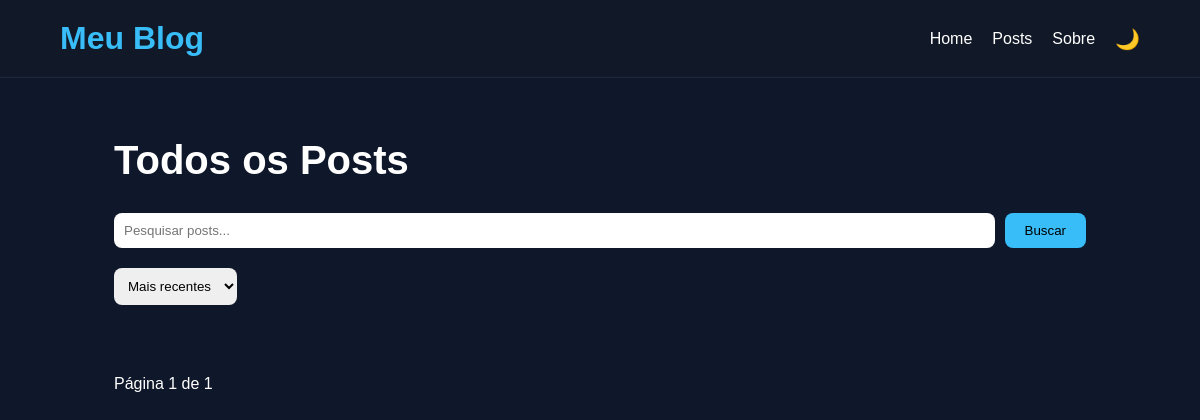
The app's page /posts/, older data.
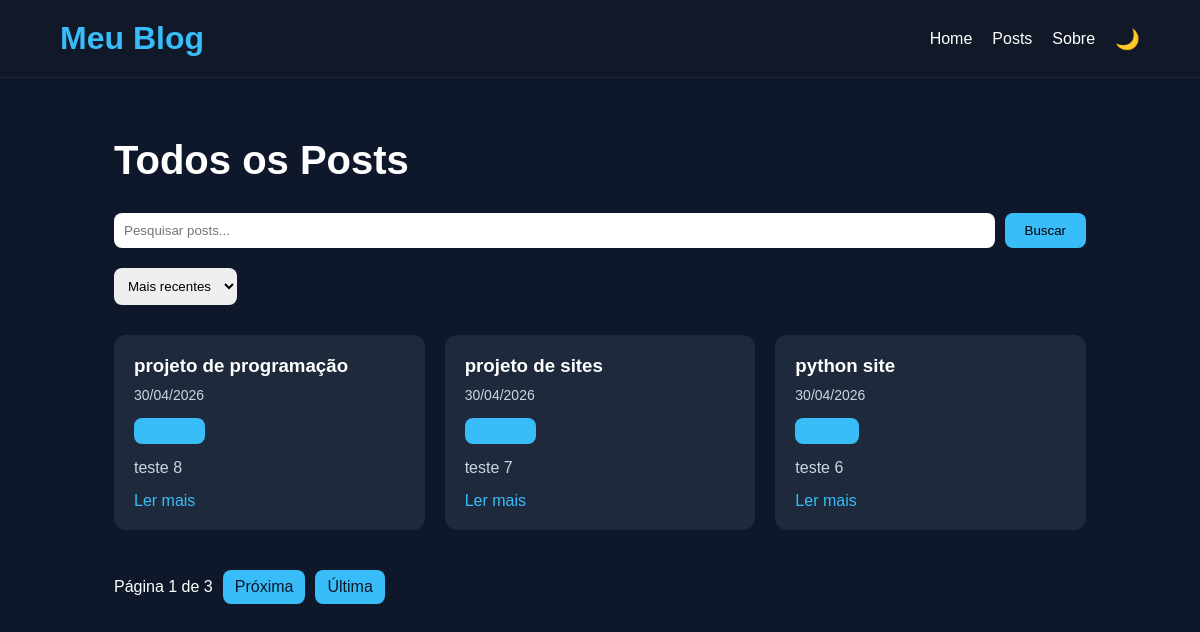
The same page, newer data.
### blog/models.py (models this page shows, shortened)
class Post(models.Model):
    titulo = models.CharField(
        max_length=200
    )
    conteudo = models.TextField()
    data_criacao = models.DateTimeField(
        auto_now_add=True
    )
    slug = models.SlugField(
        unique=True
    )
    categoria = models.ForeignKey(
        Categoria,
        on_delete=models.CASCADE,
        null=True,
        blank=True
    )
    likes = models.PositiveIntegerField(
        default=0
    )

### blog/views.py (the view)
def posts(request):
    busca = request.GET.get('busca')
    categoria = request.GET.get('categoria')
    ordenacao = request.GET.get(
        'ordenacao'
    )
    posts = Post.objects.all()
    if ordenacao == 'antigos':
        posts = posts.order_by(
            'data_criacao'
        )
    elif ordenacao == 'az':
        posts = posts.order_by(
            'titulo'
        )
    else:
        posts = posts.order_by(
            '-data_criacao'
        )
    if busca:
        posts = posts.filter(
            titulo__icontains=busca
        )
    if categoria:
        posts = posts.filter(
            categoria__nome=categoria
        )
    paginator = Paginator(
        posts,
        3
    )
    page = request.GET.get('page')
    posts = paginator.get_page(page)
    return render(
        request,
        'posts.html',
        {
            'posts': posts
        }
    )

### blog/templates/posts.html (shortened to what this page needs)
{% extends 'base.html' %}
{% block content %}
<div class="container">
    <h2 class="section-title">
        Todos os Posts
    </h2>
    <form class="search-form">
        <input
            type="text"
            name="busca"
            placeholder="Pesquisar posts..."
        >
        <button type="submit">
            Buscar
        </button>
    </form>
    <form class="order-form">
        <select
            name="ordenacao"
            onchange="this.form.submit()"
        >
            <option value="">
                Mais recentes
            </option>
        </select>
    </form>
    <div class="posts-grid">
        {% for post in posts %}
        <div class="post-card">
            <h3>
                {{ post.titulo }}
            </h3>
            <p class="post-date">
                {{ post.data_criacao|date:"d/m/Y" }}
            </p>
            <a
                class="post-category"
                href="/posts/?categoria={{ post.categoria.nome }}"
            >
            </a>
            <p>
                {{ post.conteudo|truncatewords:20 }}
            </p>
            <a href="/post/{{ post.slug }}/">
                Ler mais
            </a>
        </div>
        {% endfor %}
    </div>
    <div class="pagination">
        <span>
            Página {{ posts.number }}
            de {{ posts.paginator.num_pages }}
        </span>
        {% if posts.has_next %}
            <a href="?page={{ posts.next_page_number }}">
                Próxima
            </a>
            <a href="?page={{ posts.paginator.num_pages }}">
                Última
            </a>
        {% endif %}
    </div>
</div>
{% endblock %}

Row changes from the older to the newer data that the page shows:
added Post: titulo "projeto de programação", data_criacao "30/04/2026", conteudo "teste 8"
added Post: titulo "projeto de sites", data_criacao "30/04/2026", conteudo "teste 7"
added Post: titulo "python site", data_criacao "30/04/2026", conteudo "teste 6"
Text that changed along with them:
{{ posts.paginator.num_pages }}: "1" → "3"
text now shown: "Próxima Última"
